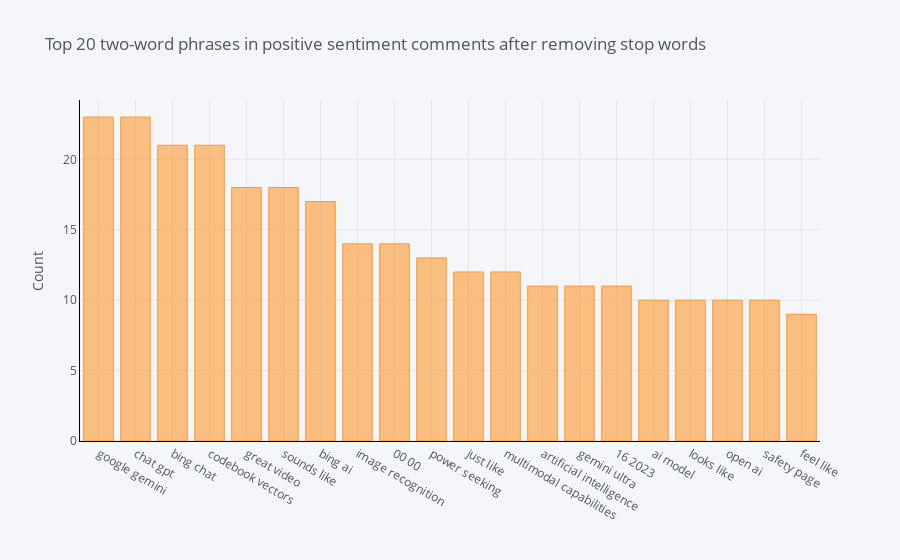

Notebook code cell kept with this figure:
### Code cell
# Bigram

def get_top_n_bigram(corpus, n=None):
    vec = CountVectorizer(ngram_range=(2, 2), stop_words = list(stop_words)).fit(corpus)
    bag_of_words = vec.transform(corpus)
    sum_words = bag_of_words.sum(axis=0) 
    words_freq = [(word, sum_words[0, idx]) for word, idx in vec.vocabulary_.items()]
    words_freq =sorted(words_freq, key = lambda x: x[1], reverse=True)
    return words_freq[:n]
common_words = get_top_n_bigram(pos_df['text'], 20)
for word, freq in common_words:
    print(word, freq)
df2 = pd.DataFrame(common_words, columns = ['CommentsText' , 'count'])
df2.groupby('CommentsText').sum()['count'].sort_values(ascending=False).iplot(
    kind='bar', yTitle='Count', linecolor='black', title='Top 20 two-word phrases in positive sentiment comments after removing stop words')

### Figure 1 — Plotly figure (JSON) as saved in the notebook; plotly's stock layout.template omitted (floating-point values rounded to 4 significant figures)
{"data": [{"marker": {"color": "rgba(255, 153, 51, 0.6)", "line": {"color": "rgba(255, 153, 51, 1.0)", "width": 1}}, "name": "count", "orientation": "v", "text": "", "type": "bar", "x": ["google gemini", "chat gpt", "bing chat", "codebook vectors", "great video", "sounds like", "bing ai", "image recognition", "00 00", "power seeking", "just like", "multimodal capabilities", "artificial intelligence", "gemini ultra", "16 2023", "ai model", "looks like", "open ai", "safety page", "feel like"], "y": [23, 23, 21, 21, 18, 18, 17, 14, 14, 13, 12, 12, 11, 11, 11, 10, 10, 10, 10, 9]}], "layout": {"legend": {"bgcolor": "#F5F6F9", "font": {"color": "#4D5663"}}, "paper_bgcolor": "#F5F6F9", "plot_bgcolor": "#F5F6F9", "title": {"font": {"color": "#4D5663"}, "text": "Top 20 two-word phrases in positive sentiment comments after removing stop words"}, "xaxis": {"gridcolor": "#E1E5ED", "linecolor": "black", "showgrid": true, "tickfont": {"color": "#4D5663"}, "title": {"font": {"color": "#4D5663"}, "text": ""}, "zerolinecolor": "#E1E5ED"}, "yaxis": {"gridcolor": "#E1E5ED", "linecolor": "black", "showgrid": true, "tickfont": {"color": "#4D5663"}, "title": {"font": {"color": "#4D5663"}, "text": "Count"}, "zerolinecolor": "#E1E5ED"}}}
